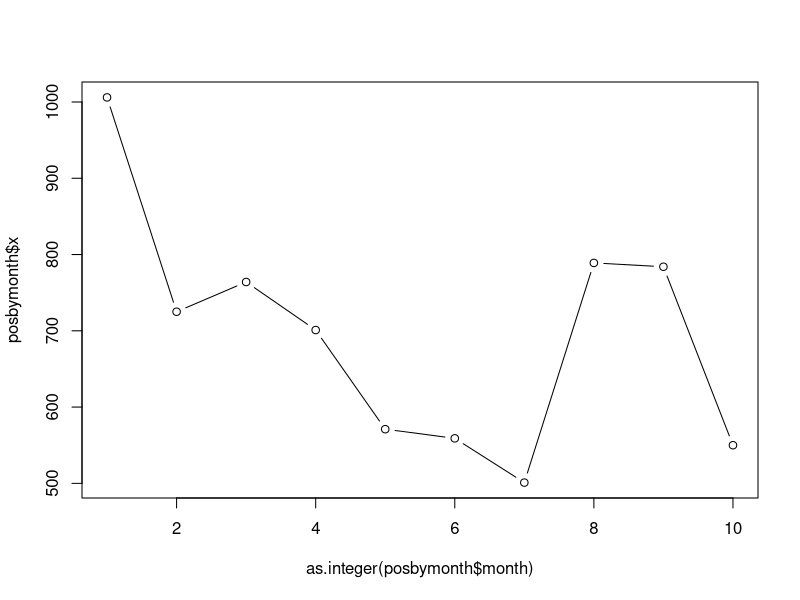

Source code (R):
## ---- chunk 1
knitr::opts_chunk$set(echo = TRUE,
                      fig.path = "",
                      comment="", 
                      prompt=TRUE)
options(continue="  ")
Sys.setlocale("LC_TIME", "C")
## ---- chunk 2
## read SIVIC data
dat <- read.csv("mostres_analitzades.csv", stringsAsFactors=TRUE)
## ---- chunk 3
head(dat)
## ---- chunk 4
mask <- dat$sexe != "No disponible"
dat2 <- dat[mask, ]
## ---- chunk 5
startdate <- as.Date(dat2$data_inici, "%d/%m/%Y")
enddate <- as.Date(dat2$data_final, "%d/%m/%Y")
## ---- chunk 6
head(startdate)
class(startdate)
head(enddate)
class(enddate)
## ---- chunk 7
    head(enddate - startdate + 1)
## ---- chunk 8
    min(startdate)
    max(startdate)
## ---- chunk 9
    mask <- startdate >= as.Date("2023-09-01") & enddate <= as.Date("2024-06-30")
    sum(mask)
    dat2yr2324 <- dat2[mask, ]
    dim(dat2yr2324)
## ---- chunk 10
startdate <- as.Date(dat2yr2324$data_inici, "%d/%m/%Y")
m <- months(startdate, abbreviate=TRUE)
head(m)
class(m)
## ---- chunk 11
m <- months(startdate, abbreviate=TRUE)
## ---- chunk 12
mf <- factor(m)
head(mf)
## ---- chunk 13
levels(mf)
nlevels(mf)
## ---- chunk 14
mf <- factor(m, levels=c("Jan", "Feb", "Mar", "Apr", "May", "Jun",
                         "Jul", "Aug", "Sep", "Oct", "Nov", "Dec"))
head(mf)
levels(mf)
nlevels(mf)
## ---- chunk 15
table(mf)
## ---- chunk 16
mf <- droplevels(mf)
levels(mf)
table(mf)
## ---- chunk 17
posbymonth <- aggregate(dat2yr2324$positiu, list(month=mf), sum)
## ---- chunk 18
posbymonth
## ---- chunk 19
plot(as.integer(posbymonth$month), posbymonth$x, type="b")
